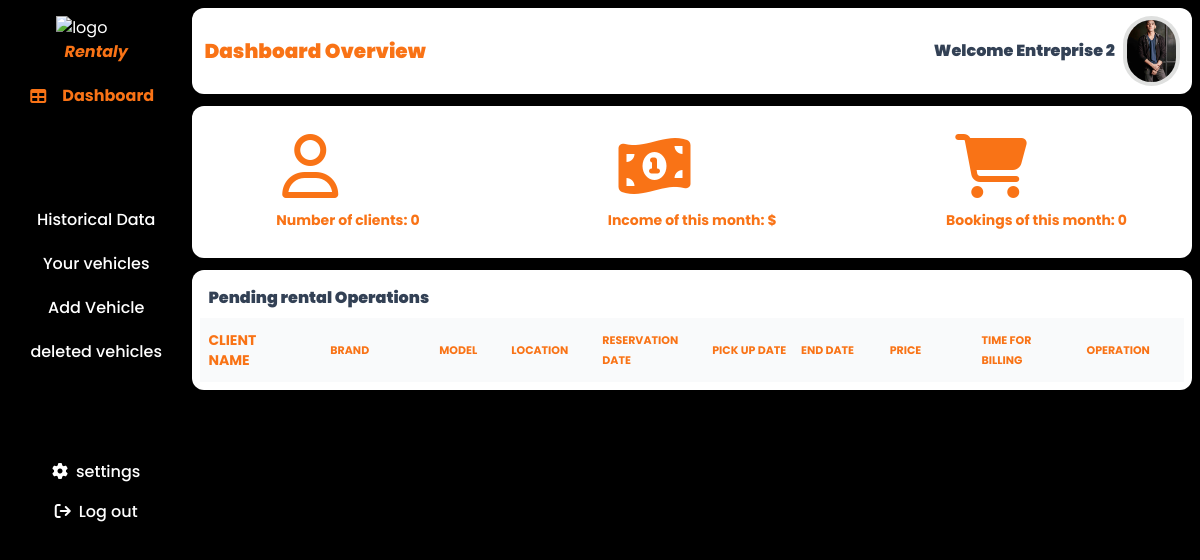
The page /admin_area/dashboard.php?user_id=2 on the database its author committed.
### tables this page shows
CREATE TABLE IF NOT EXISTS `users` (
  `user_id` int(11) NOT NULL AUTO_INCREMENT,
  `first_name` varchar(255) DEFAULT NULL,
  `last_name` varchar(255) DEFAULT NULL,
  `phone_number` varchar(255) DEFAULT NULL,
  `role` varchar(255) DEFAULT NULL,
  `email` varchar(255) DEFAULT NULL,
  `profile_image` varchar(255) DEFAULT NULL,
  `username` varchar(255) DEFAULT NULL,
  `user_password` varchar(255) DEFAULT NULL,
  `responsable_id` int(11) DEFAULT NULL,
  PRIMARY KEY (`user_id`),
  KEY `responsable_id` (`responsable_id`)
);

### admin_area/dashboard.php (the view, shortened to what this page needs)
<?php
    include '../includes/connect.php';
    if(isset($_GET['user_id'])){
        $user_id=$_GET['user_id'];
    }
    $query="SELECT agency_entreprise_id FROM agency_entreprise WHERE leader=$user_id";
    $result=mysqli_query($connect,$query);
    $result=mysqli_fetch_assoc($result);
    $rentalAgencyId=$result['agency_entreprise_id'];
    $query="SELECT first_name,last_name,profile_image FROM users WHERE user_id=$user_id";
    $result=mysqli_query($connect,$query);
    $result=mysqli_fetch_assoc($result);
    $image=$result['profile_image'];
    $firstName=$result['first_name'];
    $lastName=$result['last_name'];
?>
<!DOCTYPE html>
<html lang="en">
<head>
    <link rel="stylesheet" href="../style.css">
    <link rel="stylesheet" href="../output.css">
    <link rel="stylesheet" href="https://cdnjs.cloudflare.com/ajax/libs/font-awesome/6.5.1/css/all.min.css"/>
</head>
<body class="text-white">
    <div class="flex w-full min-h-screen bg-black gap-2 p-2 relative">
        <div class="basis-[15%] bg-black h-[100%] pt-2 rounded-xl sticky top-0 left-0 bottom-0">
            <div class="flex flex-col items-center">
                <img src="../images/logo.png" alt="logo" width="80px">
                <p class="italic text-orange font-bold">Rentaly</p>
            </div>
            <a href="<?php echo './dashboard.php?user_id='.$user_id.''?>" class="block mt-5">
                    <div class="flex items-center w-full justify-center text-orange">
                        <i class="fa-solid fa-table block mr-2"></i>
                        <p class="font-bold transition duration-300 hover:scale-110 hover:bg-orange rounded-xl px-2 hover:text-white">Dashboard</p>
                    </div>
            </a>
            <div class="flex flex-col items-center my-20 w-full justify-center px-2">
                <a href="./historical_data.php?user_id=<?php echo $user_id;?>&month=<?php $currentMonth=date('n');echo $currentMonth;?>&year=<?php $currentYear=date('Y'); echo $currentYear;?>" class="block mt-5 w-full  text-white text-center font-medium text-md transition duration-300 hover:scale-110 hover:bg-white hover:text-black rounded-xl">Historical Data</a>
                <a href="<?php echo './cars.php?user_id='.$user_id.'&rental_agency_id='.$rentalAgencyId.' '?>" class="block mt-5 w-full text-white text-center font-medium text-md transition duration-300 hover:scale-110 hover:bg-white hover:text-black rounded-xl">Your vehicles</a>
                <a href="<?php echo './add_cars.php?user_id='.$user_id.''?>" class="block mt-5 w-full text-white text-center font-medium text-md transition duration-300 hover:scale-110 hover:bg-white hover:text-black rounded-xl">Add Vehicle</a>
                <a href="<?php echo './deleted-vehicles.php?user_id='.$user_id.'&rental_agency='.$rentalAgencyId.''?>" class="block mt-5 w-full text-white text-center font-medium text-md transition duration-300 hover:scale-110 hover:bg-white hover:text-black rounded-xl">deleted vehicles</a>
            </div>
            <div class="flex flex-col items-center mt-20 w-full justify-center mb-2">
                <a href="#" class="block mt-4 w-full text-white text-center font-medium text-md transition duration-300 hover:scale-110 hover:bg-white hover:text-black rounded-xl"><i class="fa-solid fa-gear mr-2"></i>settings</a>
                <a href="../others/logout.php" class="block mt-4 w-full text-white text-center font-medium text-md transition duration-300 hover:scale-110 hover:bg-white hover:text-black rounded-xl"><i class="fa-solid fa-arrow-right-from-bracket mr-2"></i>Log out</a>
            </div>
        </div>
        <div class="basis-[85%]">
            <div class="bg-white text-right py-2 px-3 rounded-xl sticky top-0 right-0 z-50 w-full">
                <div class="flex justify-between items-center">
                     <h1 class="text-orange text-xl font-black">Dashboard Overview</h1>
                    <div class="flex items-center justify-between w-[30%]">
                        <?php
                            echo'<h1 class=" basis-[80%] mr-2 text-blue font-black">Welcome '.ucwords($firstName).' '.ucwords($lastName).'</h1>';
                        ?>
                        <div class="bg-grey basis-[20%] rounded-full p-1" style="height:70px;">
                            <img src="<?php echo '../images_profile/' . $image; ?>" alt="" class="filter brightness-100 rounded-full object-cover h-full" width="100%" height="100%">
                        </div>
                    </div>
                </div>
            </div>
                <div class="flex justify-between w-full  gap-2 mt-3 relative">
                    <div class="w-full">
                        <div class="w-full  flex items-center justify-between px-2 py-7 bg-white rounded-xl">
                            <div class="basis-[30%]  flex flex-col justify-between items-center">
                                <div class="flex items-center">
                                    <i class="fa-regular fa-user text-orange fa-4x"></i>
                                    <p class="ml-3 font-black">Vehicle</p>
                                </div>
                                <p class="mt-3 font-bold text-sm text-orange">Number of clients: <span><?php
                                    $currentMonth = date('n');
                                    $queryBookings="SELECT DISTINCT user_id FROM rental_operations WHERE status_operation_rental='confirm' AND MONTH(confirmation_date)=$currentMonth AND  agency_entreprise_id=$rentalAgencyId";
                                    $resultBookings=mysqli_query($connect,$queryBookings);
                                    $valueBookings=mysqli_num_rows($resultBookings);
                                    echo $valueBookings;
                                ?></span></p>
                            </div>
                            <div class="basis-[30%] flex flex-col justify-between items-center">
                                <div class="flex items-center">
                                    <i class="fa-solid fa-money-bill-1-wave fa-4x text-orange"></i>
                                    <p class="ml-3 font-black">Income</p>
                                </div>
                                <p class="mt-3 font-bold text-sm text-orange">Income of this month: $</p>
                            </div>
                            <div class="basis-[30%] flex flex-col justify-between items-center">
                                <div class="flex items-center">
                                    <i class="fa-solid fa-cart-shopping fa-4x text-orange"></i>
                                    <p class="ml-3 font-black">Bookings</p>
                                </div>
                                <p class="mt-3 font-bold text-sm   text-orange">Bookings of this month: <span><?php
                                    $currentMonth = date('n');
                                    $queryBookings="SELECT rental_operations_id FROM rental_operations WHERE status_operation_rental='confirm' AND MONTH(confirmation_date)=$currentMonth AND  agency_entreprise_id=$rentalAgencyId";
                                    $resultBookings=mysqli_query($connect,$queryBookings);
                                    $valueBookings=mysqli_num_rows($resultBookings);
                                    echo $valueBookings;
                                ?></span></p>
                            </div>
                        </div>
                        <div class="bg-white mt-3 w-full rounded-xl p-2">
                            <p class="p-2 text-blue font-black">Pending rental Operations</p>
                            <table class="w-full text-sm text-left rtl:text-right text-gray-500 dark:text-gray-400 overflow-hidden">
                                <thead class="text-xs text-orange uppercase bg-gray-50 dark:bg-gray-700 dark:text-gray-400">
                            <tr>
                                <th class="px-2 py-3 text-sm"  style="width:1%;" colspan="2">
                                    <p class="text-sm w-1/2 " style="width:100%;">Client name</p>
                                </th>
                                <th class="px-10 py-3 text-sm "  style="width:1%;" >
                                    <p class="text-sm w-1/2 " style="width:100%;font-size:11px;">Brand</p>
                                </th>
                                <th class="px-1 py-2 text-sm "  style="width:1%;">
                                    <p class="text-sm w-1/2 " style="width:100%;font-size:11px;">model</p>
                                </th>
                                <th class="px-1 py-2 text-sm "  style="width:1%;">
                                    <p class="text-sm w-1/2 " style="width:100%;font-size:11px;">location</p>
                                </th>
                                <th class="px-1 py-2 text-sm "  style="width:1%;">
                                    <p class="text-sm w-1/2 " style="width:100%;font-size:11px;">reservation date</p>
                                </th>
                                <th class="px-1 py-2 text-sm "  style="width:2%;">
                                    <p class="text-sm w-1/2 " style="width:100%;font-size:11px;">pick Up date</p>
                                </th>
                                <th class="px-1 py-2 text-sm "  style="width:2%;">
                                    <p class="text-sm w-1/2 " style="width:100%;font-size:11px;">end date</p>
                                </th>
                                <th class="px-1 py-2 text-sm "  style="width:2%;">
                                    <p class="text-sm w-1/2 " style="width:100%;font-size:11px;">Price</p>
                                </th>
                                <th class="px-1 py-2 text-sm "  style="width:2%;">
                                    <p class="text-sm w-1/2 " style="width:100%;font-size:11px;">Time for billing</p>
                                </th>
                                <th class="px-2 py-3 text-sm "  style="width:1%;" colspan="3">
                                    <p class="text-sm w-1/2 " style="width:100%;font-size:11px;">operation</p>
                                </th>
                            </tr>
                        </thead>
                </table>
                        </div>
                    </div>
                </div>
            </div>
        </div>
</body>
</html>

### rows shown on the page
users: first_name "Entreprise", last_name "2", profile_image (picture)

### other values the page prints
$valueBookings "0"
